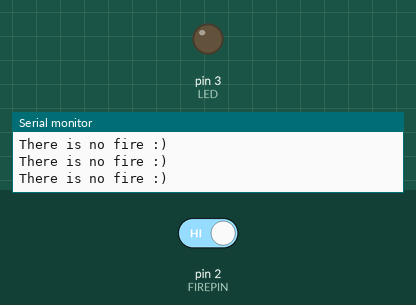
Bench run of a sketch on a simulated Arduino Uno, built with avr-gcc and run on an emulated ATmega328P. Parts: output pins drawn as LEDs (lit = HIGH), the last lines printed to the serial monitor. Inputs (shaded band) come from the test bench; at power-on: pin 2 (FIREPIN) HIGH.

Above: at 4.8 s.
4.9 s: pin 2 (FIREPIN) driven LOW
At 6.5 s:
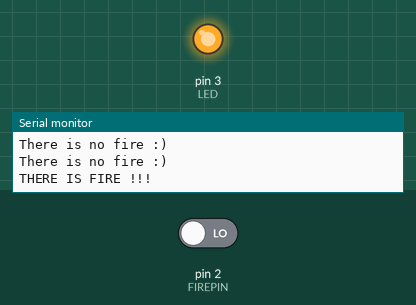
7.6 s: pin 2 (FIREPIN) driven HIGH
At 9.2 s:
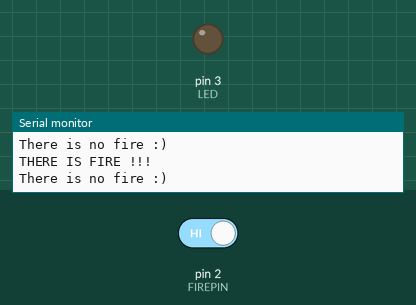
Timing chart, 0 to 10.7 s (numbered marks = the images above; inputs shaded):
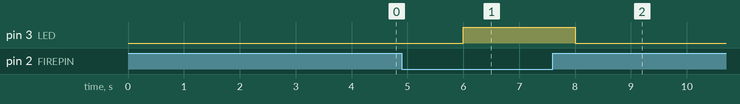

Measured:
- after the input at 4.9 s, pin 3 (LED): LOW → HIGH after 1.1 s
- after the input at 7.6 s, pin 3 (LED): HIGH → LOW after 0.40 s

The sketch:

flame_sensor.ino
```cpp
# define  FIREPIN 2
# define LED 3

void setup(){
  pinMode(FIREPIN, INPUT);
  pinMode(LED, OUTPUT);

}

void loop() {
  Serial.begin(9600);
 char firestatus = digitalRead(FIREPIN);
  if(firestatus == LOW){
    Serial.println("THERE IS FIRE !!! ");
    digitalWrite(LED, HIGH);
    delay(2000);
  }
  else{
    Serial.println("There is no fire :)  ");
    digitalWrite(LED, LOW);
    delay(2000);
  }
}
```
